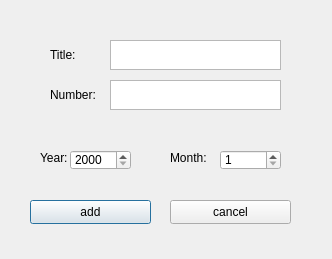
<?xml version="1.0" encoding="UTF-8"?>
<ui version="4.0">
 <class>BankcardWindow</class>
 <widget class="QDialog" name="BankcardWindow">
  <property name="geometry">
   <rect>
    <x>0</x>
    <y>0</y>
    <width>332</width>
    <height>259</height>
   </rect>
  </property>
  <property name="windowTitle">
   <string>Dialog</string>
  </property>
  <property name="styleSheet">
   <string notr="true"/>
  </property>
  <widget class="QLabel" name="label_Title">
   <property name="geometry">
    <rect>
     <x>50</x>
     <y>40</y>
     <width>49</width>
     <height>30</height>
    </rect>
   </property>
   <property name="text">
    <string>Title:</string>
   </property>
  </widget>
  <widget class="QLabel" name="label_Number">
   <property name="geometry">
    <rect>
     <x>50</x>
     <y>90</y>
     <width>51</width>
     <height>10</height>
    </rect>
   </property>
   <property name="text">
    <string>Number:</string>
   </property>
  </widget>
  <widget class="QLabel" name="label_Year">
   <property name="geometry">
    <rect>
     <x>40</x>
     <y>150</y>
     <width>49</width>
     <height>16</height>
    </rect>
   </property>
   <property name="text">
    <string>Year:</string>
   </property>
  </widget>
  <widget class="QLabel" name="label_Month">
   <property name="geometry">
    <rect>
     <x>170</x>
     <y>150</y>
     <width>49</width>
     <height>16</height>
    </rect>
   </property>
   <property name="text">
    <string>Month:</string>
   </property>
  </widget>
  <widget class="QSpinBox" name="spinBox_Year">
   <property name="geometry">
    <rect>
     <x>70</x>
     <y>150</y>
     <width>61</width>
     <height>20</height>
    </rect>
   </property>
   <property name="minimum">
    <number>2000</number>
   </property>
   <property name="maximum">
    <number>2200</number>
   </property>
  </widget>
  <widget class="QSpinBox" name="spinBox_Month">
   <property name="geometry">
    <rect>
     <x>220</x>
     <y>150</y>
     <width>61</width>
     <height>20</height>
    </rect>
   </property>
   <property name="minimum">
    <number>1</number>
   </property>
   <property name="maximum">
    <number>12</number>
   </property>
  </widget>
  <widget class="QTextEdit" name="textEdit_Title">
   <property name="geometry">
    <rect>
     <x>110</x>
     <y>40</y>
     <width>171</width>
     <height>30</height>
    </rect>
   </property>
  </widget>
  <widget class="QTextEdit" name="textEdit_2">
   <property name="geometry">
    <rect>
     <x>110</x>
     <y>80</y>
     <width>171</width>
     <height>30</height>
    </rect>
   </property>
  </widget>
  <widget class="QPushButton" name="pushButton_add">
   <property name="geometry">
    <rect>
     <x>30</x>
     <y>200</y>
     <width>121</width>
     <height>24</height>
    </rect>
   </property>
   <property name="text">
    <string>add</string>
   </property>
  </widget>
  <widget class="QPushButton" name="pushButton_cancel">
   <property name="geometry">
    <rect>
     <x>170</x>
     <y>200</y>
     <width>121</width>
     <height>24</height>
    </rect>
   </property>
   <property name="text">
    <string>cancel</string>
   </property>
  </widget>
 </widget>
 <resources/>
 <connections/>
</ui>
